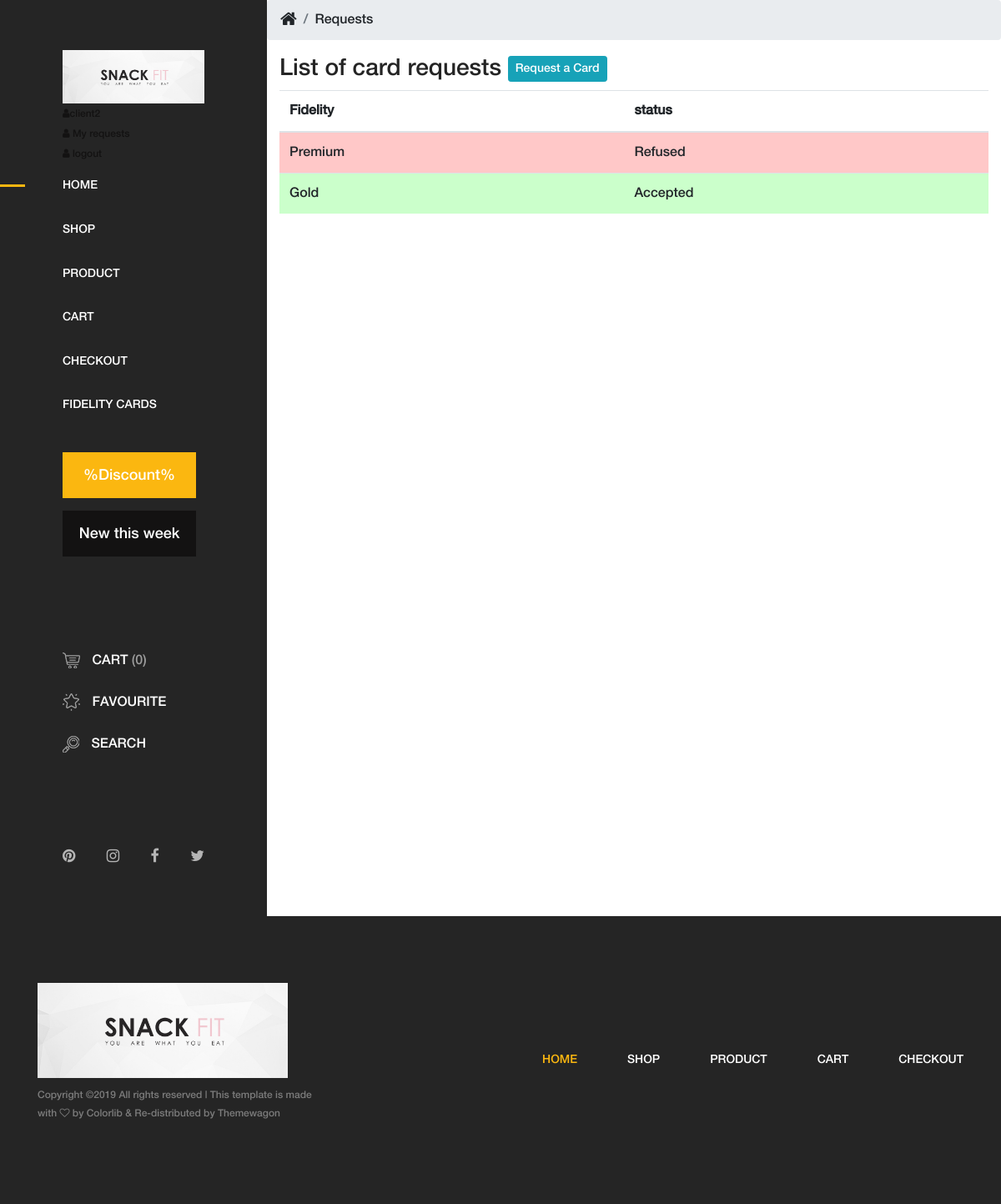
Page /roua/views/front/profile/fidelities.php (signed in) on the committed database.
### tables this page shows
CREATE TABLE IF NOT EXISTS `user` (
  `id` int(11) NOT NULL AUTO_INCREMENT,
  `username` varchar(50) DEFAULT NULL,
  `name` varchar(50) DEFAULT NULL,
  `fidelity` int(11) DEFAULT '0',
  `surname` varchar(50) DEFAULT NULL,
  `email` varchar(50) DEFAULT NULL,
  `password` varchar(50) DEFAULT NULL,
  `role` varchar(50) DEFAULT NULL,
  `number` varchar(50) DEFAULT NULL,
  PRIMARY KEY (`id`)
);

CREATE TABLE IF NOT EXISTS `fidelityrequest` (
  `id` int(11) NOT NULL AUTO_INCREMENT,
  `user_name` varchar(200) NOT NULL DEFAULT '0',
  `id_user` int(11) DEFAULT NULL,
  `fidelity_name` varchar(200) DEFAULT NULL,
  `id_fidelity` int(11) DEFAULT NULL,
  `status` int(11) DEFAULT NULL,
  PRIMARY KEY (`id`)
);

### roua/views/ti.php (called while the page is built, shortened)
<?php
function curPageURL()
{
    return "/roua";
}
?>

### roua/core/UserController.php (called while the page is built, shortened)
<?PHP
class UserController {
	function findUserById( $id ) {
		$sql = "SELECT * from user where id=" . $id . " LIMIT 1";
		$db  = Config::getConnection();
		try {
			$stmt = $db->prepare( $sql );
			$stmt->execute();
			$row = $stmt->fetch();
			if ( empty( $row["id"] ) ) {
				return null;
			} else {
				$user = new User();
				$user->setName( $row["name"] );
				$user->setSurname( $row["surname"] );
				$user->setRole( $row["role"] );
				$user->setUsername( $row["username"] );
				$user->setId( $row["id"] );
				$user->setEmail( $row["email"] );
				$user->setNumber( $row["number"] );
				$user->setFidelity( $row["fidelity"] );
				return $user;
			}
		} catch ( Exception $e ) {
			return $e->getMessage() . ' ' . $sql;
		}
	}
}

### roua/core/Config.php (called while the page is built, shortened)
<?php
  class Config {
		public static function getUserSession(){
			if(!isset($_SESSION["name"])) {
				return null;
			}else{
				$id = $_SESSION["id"];
				$user = (new UserController())->findUserById($id);
				return $user;
			}
		}
  }

### roua/entity/User.php (called while the page is built, shortened)
<?PHP
class User{
	protected $username;
	public function getUsername() {
		return $this->username;
	}
	public function setUsername( $username ) {
		$this->username = $username;
	}
}

### roua/core/FidelityRequestController.php (called while the page is built, shortened)
<?PHP
class FidelityRequestController {
	function getMyRequests( $id ) {
		$sql = "SElECT * From fidelityrequest where id_user=$id";
		$db  = Config::getConnection();
		try {
			$list = $db->query( $sql );
			return $list;
		} catch ( Exception $e ) {
			die( 'Error: ' . $e->getMessage() );
		}
	}
}

### roua/views/front/profile/fidelities.php (the view, shortened to what this page needs)
<?php
include dirname( __FILE__ ) . '/../baseFront.php';
$user     = Config::getUserSession();
$requests = $fidelityRequestController->getMyRequests( $user->getId() );
?>
<main class="app-content">
    <div class="app-title">
        <ul class="app-breadcrumb breadcrumb">
            <li class="breadcrumb-item"><i class="fa fa-home fa-lg"></i></li>
            <li class="breadcrumb-item">Requests</li>
        </ul>
    </div>
    <div class="container">
        <div class="row">
            <div class="col-md-12">
                <div class="tile">
                    <h3 class="tile-title">List of card requests
                        <a href="../fidelity/index.php" class="btn btn-sm btn-info">
                            Request a Card
                        </a>
                    </h3>
                    <div class="table-responsive">
                        <table class="table">
                            <thead>
                            <tr>
                                <th>Fidelity</th>
                                <th>status</th>
                            </tr>
                            </thead>
                            <tbody>
							<?php
							foreach (
								$requests
								as $request
							) {
								?>
                                <tr
									<?php
									if ( $request["status"] == 1 ) {
										echo 'style="background: #cbffcb"';
									} else if ( $request["status"] == - 1 ) {
										echo 'style="background: #ffc8c8"';
									}
									?>
                                >
                                    <td> <?php echo $request["fidelity_name"] ?> </td>
                                    <td>
										<?php
										if ( $request["status"] == 1 ) {
											echo 'Accepted';
										}
										else if ( $request["status"] == - 1 ) {
											echo 'Refused';
										} else {
											echo 'Pending';
										}
										?>
                                    </td>
                                </tr>
								<?php
							}
							?>
                            </tbody>
                        </table>
                    </div>
                </div>
            </div>
        </div>
    </div>
</main>

### roua/views/front/baseFront.php (shortened to what this page needs)
<?php
include dirname( __FILE__ ) . '/../ti.php';
include dirname( __FILE__ ) . '/../../entity/User.php';
include dirname( __FILE__ ) . '/../../core/Config.php';
include dirname( __FILE__ ) . '/../../core/UserController.php';
include dirname( __FILE__ ) . '/../../core/FidelityRequestController.php';
	?>
<!DOCTYPE html>
<html lang="en">
<head>
    <link rel="stylesheet" href="<?php echo curPageURL() ?>/views/front/assets/css/core-style.css">
    <link rel="stylesheet" href="<?php echo curPageURL() ?>/views/front/assets/style.scss">
</head>
<body>
<div class="main-content-wrapper d-flex clearfix">
    <header style="background: #252525" class="header-area clearfix">
        <div class="">
            <a href="<?php echo curPageURL() ?>/views/front"><img src="<?php echo curPageURL() ?>/views/front/assets/img/core-img/logo.png" alt=""></a>
            <div>
                <ul>
					<?php
					if ( Config::getUserSession() == null ) {
						echo '<li><a href="/views/front/signup.php"><i class="fa fa-user"></i> SignUp</a></li>';
						echo '<li><a href="/snack-fit/roua/views/front/login.php"><i class="fa fa-user"></i> Login</a></li>';
					} else {
						echo '<li><a href="/views/front/profile"><i class="fa fa-user"></i>' . Config::getUserSession()->getUsername() . '</a></li>';
						echo '<li><a href="/views/front/profile/fidelities.php"><i class="fa fa-user"></i> My requests</a></li>';
						echo '<li><a href="logout.php"><i class="fa fa-user"></i> logout</a></li>';
					}
					?>
                </ul>
            </div>
        </div>
        <nav class="amado-nav">
            <ul>
                <li class="active"><a href="<?php echo curPageURL() ?>/views/front">Home</a></li>
                <li><a href="shop.html">Shop</a></li>
                <li><a href="product-details.html">Product</a></li>
                <li><a href="cart.html">Cart</a></li>
                <li><a href="checkout.html">Checkout</a></li>
				<?php
				if ( Config::getUserSession() ) {
					?>
                    <li><a href="<?php echo curPageURL() ?>/views/front/fidelity">Fidelity Cards</a></li>
					<?php
				}
				?>
            </ul>
        </nav>
        <div class="amado-btn-group mt-30 mb-100">
            <a href="#" class="btn amado-btn mb-15">%Discount%</a>
            <a href="#" class="btn amado-btn active">New this week</a>
        </div>
        <div class="cart-fav-search mb-100">
            <a href="cart.html" class="cart-nav"><img
                        src="<?php echo curPageURL() ?>/views/front/assets/img/core-img/cart.png" alt=""> Cart
                <span>(0)</span></a>
            <a href="#" class="fav-nav"><img
                        src="<?php echo curPageURL() ?>/views/front/assets/img/core-img/favorites.png" alt=""> Favourite</a>
            <a href="#" class="search-nav"><img
                        src="<?php echo curPageURL() ?>/views/front/assets/img/core-img/search.png" alt=""> Search</a>
        </div>
        <div class="social-info d-flex justify-content-between">
            <a href="#"><i class="fa fa-pinterest" aria-hidden="true"></i></a>
            <a href="#"><i class="fa fa-instagram" aria-hidden="true"></i></a>
            <a href="#"><i class="fa fa-facebook" aria-hidden="true"></i></a>
            <a href="#"><i class="fa fa-twitter" aria-hidden="true"></i></a>
        </div>
    </header>
    <div class="products-catagories-area">
    </div>
</div>
<footer class="footer_area clearfix">
    <div class="container">
        <div class="row align-items-center">
            <div class="col-12 col-lg-4">
                <div class="single_widget_area">
                    <div class="footer-logo mr-50">
                        <a href="<?php echo curPageURL() ?>/views/front"><img src="img/core-img/logo2.png" alt=""></a>
                    </div>
                    <p class="copywrite">
                        Copyright &copy;<script>document.write(new Date().getFullYear());</script>
                        All rights reserved | This template is made with <i class="fa fa-heart-o"
                                                                            aria-hidden="true"></i> by <a
                                href="https://colorlib.com" target="_blank">Colorlib</a> & Re-distributed by <a
                                href="https://themewagon.com/" target="_blank">Themewagon</a>
                        </p>
                </div>
            </div>
            <div class="col-12 col-lg-8">
                <div class="single_widget_area">
                    <div class="footer_menu">
                        <nav class="navbar navbar-expand-lg justify-content-end">
                            <div class="collapse navbar-collapse" id="footerNavContent">
                                <ul class="navbar-nav ml-auto">
                                    <li class="nav-item active">
                                        <a class="nav-link" href="../../../views/index.php">Home</a>
                                    </li>
                                    <li class="nav-item">
                                        <a class="nav-link" href="shop.html">Shop</a>
                                    </li>
                                    <li class="nav-item">
                                        <a class="nav-link" href="product-details.html">Product</a>
                                    </li>
                                    <li class="nav-item">
                                        <a class="nav-link" href="cart.html">Cart</a>
                                    </li>
                                    <li class="nav-item">
                                        <a class="nav-link" href="checkout.html">Checkout</a>
                                    </li>
                                </ul>
                            </div>
                        </nav>
                    </div>
                </div>
            </div>
        </div>
    </div>
</footer>
</body>
</html>

### roua/views/front/assets/css/core-style.css (style rules this page uses)
* { margin: 0; padding: 0; }
body { font-family: "helveticaneuemedium"; font-size: 16px; }
h1, h2, h3, h4, h5, h6 { color: #242424; line-height: 1.3; font-weight: 400; }
p { color: #6d6d6d; font-size: 16px; line-height: 1.9; font-weight: 400; }
a { -webkit-transition: all 500ms ease 0s; transition: all 500ms ease 0s; text-decoration: none; outline: 0 solid transparent; color: #131212; font-weight: 400; font-size: 12px; }
ul, ol { margin: 0; }
ul li, ol li { list-style: none; }
img { height: auto; max-width: 100%; }
.mt-30 { margin-top: 30px !important; }
.mb-15 { margin-bottom: 15px !important; }
.mb-100 { margin-bottom: 100px !important; }
.mr-50 { margin-right: 50px !important; }
.amado-btn { display: inline-block; min-width: 160px; height: 55px; color: #ffffff; border: none; border-radius: 0; padding: 0 7px; font-size: 18px; line-height: 56px; background-color: #fbb710; font-weight: 400; }
.amado-btn.active, .amado-btn:hover, .amado-btn:focus { font-size: 18px; color: #ffffff; background-color: #131212; }
.main-content-wrapper { position: relative; z-index: 1; -webkit-transition-duration: 500ms; transition-duration: 500ms; -ms-flex-wrap: wrap; flex-wrap: wrap; }
.main-content-wrapper .header-area { -webkit-transition-duration: 500ms; transition-duration: 500ms; position: relative; z-index: 1; -webkit-box-flex: 0; -ms-flex: 0 0 320px; flex: 0 0 320px; width: 320px; max-width: 320px; background-color: #fff; padding: 60px 75px; }
.main-content-wrapper .header-area .amado-nav li a { font-size: 14px; text-transform: uppercase; position: relative; z-index: 1; padding: 20px 0; display: block; line-height: 0.9; color: #131212; font-weight: normal; }
.main-content-wrapper .header-area .amado-nav li a::after { -webkit-transition-duration: 500ms; transition-duration: 500ms; width: 30px; height: 3px; position: absolute; top: 50%; margin-top: -1.5px; left: -150px; background-color: #fbb710; z-index: 10; content: ''; }
.main-content-wrapper .header-area .amado-nav li.active a::after { left: -75px; }
.main-content-wrapper .header-area .amado-btn-group .amado-btn { width: 160px; display: block; }
.main-content-wrapper .header-area .cart-fav-search a { display: block; text-transform: uppercase; font-size: 16px; padding: 15px 0; color: #131212; line-height: 1; }
.main-content-wrapper .header-area .cart-fav-search a span { color: #9e9e9e; }
.main-content-wrapper .header-area .cart-fav-search a img { margin-right: 10px; }
.main-content-wrapper .header-area .social-info a { color: #b5b5b5; display: inline-block; }
.main-content-wrapper .header-area .social-info a i { font-size: 18px; }
.main-content-wrapper .products-catagories-area { -webkit-box-flex: 0; -ms-flex: 0 0 calc(100% - 320px); flex: 0 0 calc(100% - 320px); width: calc(100% - 320px); max-width: calc(100% - 320px); }
.footer_area { position: relative; z-index: 1; background-color: #252525; padding: 80px 0; }
.footer_area .single_widget_area .copywrite { font-size: 12px; color: rgba(255, 255, 255, 0.4); margin-top: 10px; }
.footer_area .single_widget_area .copywrite a { font-size: 12px; color: rgba(255, 255, 255, 0.4); }
.footer_area .single_widget_area .footer_menu { position: relative; z-index: 1; margin-left: auto; }
.footer_area .single_widget_area .footer_menu .navbar { padding: 0; }
.footer_area .single_widget_area .footer_menu .navbar-nav .nav-item .nav-link { padding: 10px 30px; color: #fff; text-transform: uppercase; font-size: 14px; }
.footer_area .single_widget_area .footer_menu .navbar-nav .nav-item.active .nav-link { color: #fbb710; }
.footer_area .single_widget_area .footer_menu .navbar-nav .nav-item:last-child .nav-link { padding-right: 0; }

### roua/views/front/baseFront.php (style rules this page uses)
.amado-nav li a { color: white !important; }
.cart-fav-search a { color: white !important; }

### rows in the picture
user: username "client2"
fidelityrequest: fidelity_name "Premium", status "Refused"
fidelityrequest: fidelity_name "Gold", status "Accepted"
